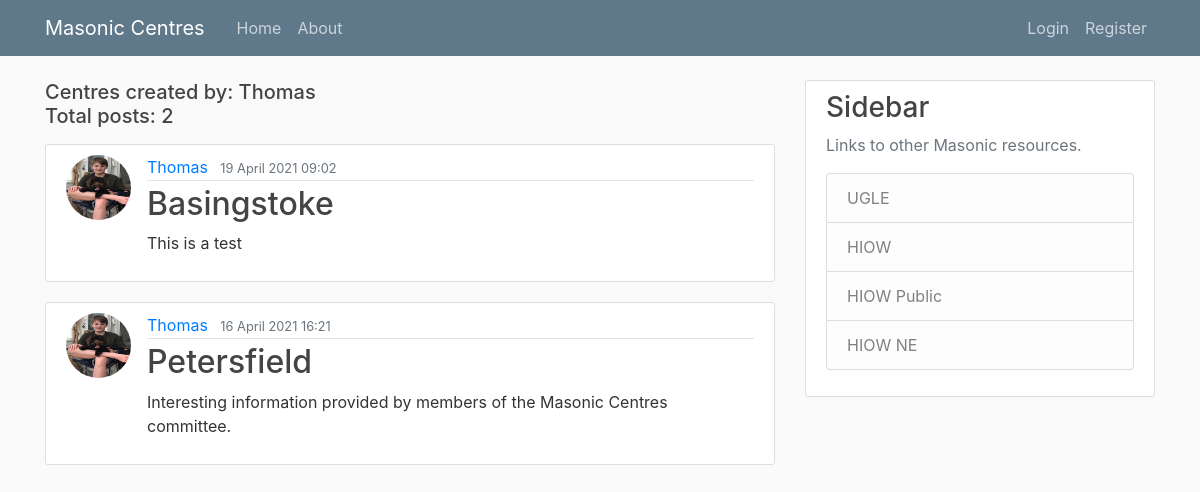
/user/Thomas/, run on the app's committed database.
### blog/models.py (models this page shows, shortened)
class Post(models.Model):
    title = models.CharField(max_length=100)
    content = models.TextField()
    date_posted = models.DateTimeField(default=timezone.now)
    update_posted = models.DateTimeField(auto_now=True)
    author = models.ForeignKey(User, on_delete=models.CASCADE)

### users/models.py (models this page shows, shortened)
class Profile(models.Model):
    user = models.OneToOneField(User, on_delete=models.CASCADE)
    image = models.ImageField(default='default.jpg', upload_to='profile_pics')

### blog/views.py (the view)
# urls.py: path('user/<str:username>/', UserPostListView.as_view(), name='user-posts'),
class UserPostListView(ListView):
    model = Post
    template_name = 'blog/user_post.html'
    context_object_name = 'posts'
    paginate_by = 5
    def get_queryset(self):
        user = get_object_or_404(User, username=self.kwargs.get('username'))
        return Post.objects.filter(author=user).order_by('-date_posted')

### blog/templates/blog/user_post.html (shortened to what this page needs)
{% extends "blog/base.html" %}
{% block content %}
    <h5 class="mb-3">Centres created by: {{ view.kwargs.username }}<br>Total posts: {{ page_obj.paginator.count }}</h5>
    {% for post in posts %}
        <article class="media content-section">
            <img class="rounded-circle article-img" src="{{ post.author.profile.image.url }}" alt="Profile picture">
            <div class="media-body">
                <div class="article-metadata">
                    <a class="mr-2" href="{% url 'user-posts' post.author.username %}">{{ post.author }}</a>
                    <small class="text-muted">{{ post.date_posted|date:"d F Y H:i" }}</small>
                </div>
                <h2><a class="article-title" href="{% url 'post-detail' post.id %}">{{ post.title }}</a></h2>
                <p class="article-content">{{ post.content }}</p>
            </div>
        </article>
    {% endfor %}
{% endblock content %}

### blog/static/blog/main.css (style rules this page uses)
body { background: #fafafa; color: #333333; margin-top: 5rem; }
h1, h2, h3, h4, h5, h6 { color: #444444; }
.content-section { background: #ffffff; padding: 10px 20px; border: 1px solid #dddddd; border-radius: 3px; margin-bottom: 20px; }
.article-title { color: #444444; }
.article-content { white-space: pre-line; }
.article-img { height: 65px; width: 65px; margin-right: 16px; }
.article-metadata { padding-bottom: 1px; margin-bottom: 4px; border-bottom: 1px solid #e3e3e3 }

### data on the page
Post: author.profile.image (picture), author "Thomas", date_posted "19 April 2021 09:02", title "Basingstoke", content "This is a test"
Post: author.profile.image (picture), author "Thomas", date_posted "16 April 2021 16:21", title "Petersfield", content "Interesting information provided by members of the Masonic Centres committee."

### other printed values
{{ view.kwargs.username }} "Thomas"
{{ page_obj.paginator.count }} "2"
